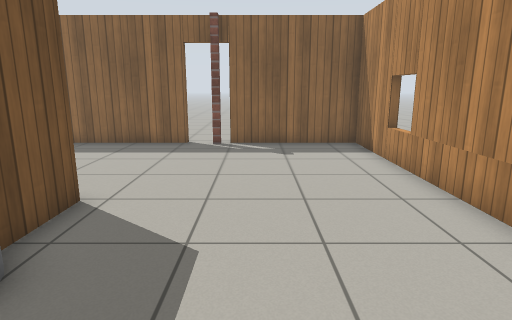
View 1 (above)

12 first-person views from a walk through a world built for the Gazebo simulator. The camera is 1.1 m above the floor, tilts 12° down and sees 75° across. The floor is counted in squares, 0.5 m on a side. Each view is taken from the middle of a square. On the plan, view 1 faces up. The plan holds only what a view shows up to about 18 squares ahead; the rest is blank. Gazebo's built-in surfaces are drawn with simple patterns.

View 2
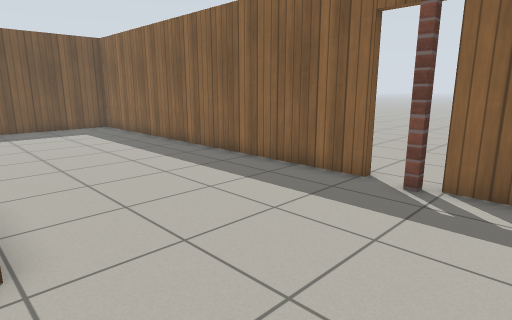

View 3
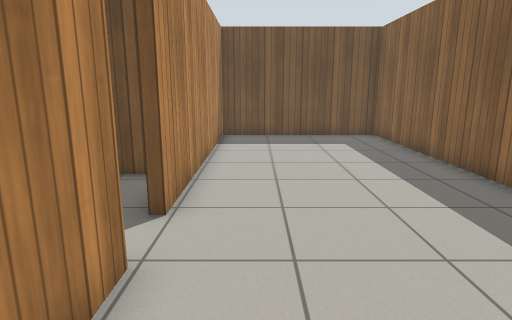

View 4
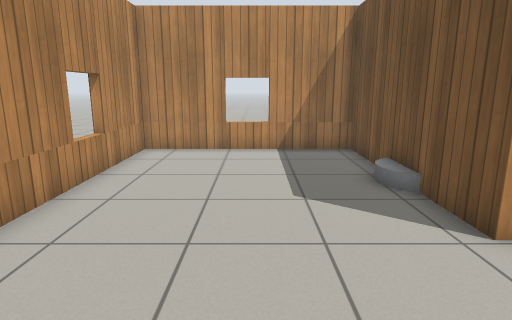

View 5
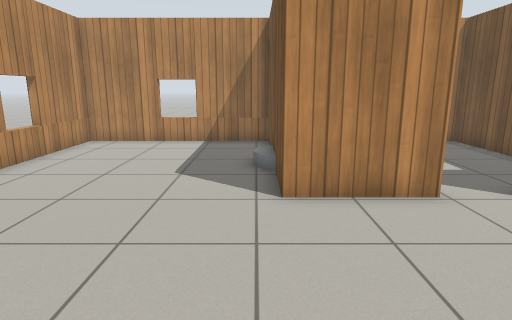

View 6
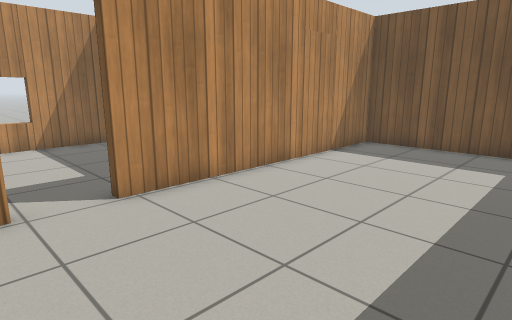

View 7
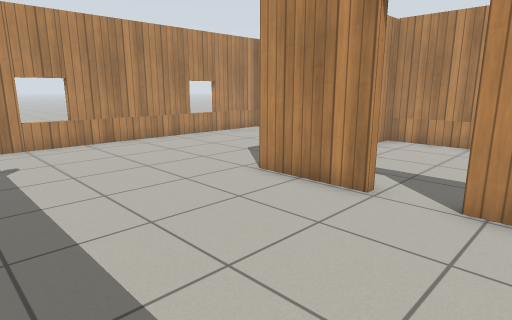

View 8
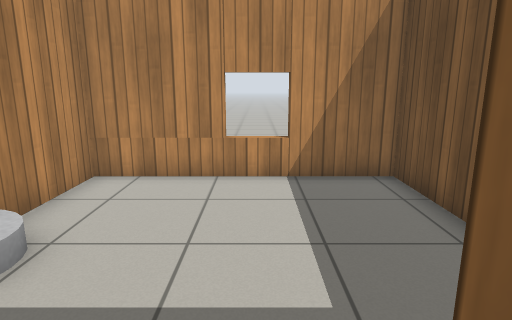

View 9
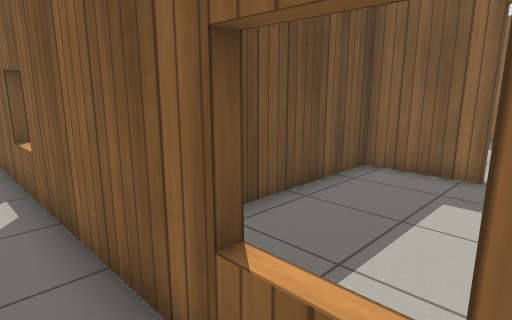

View 10
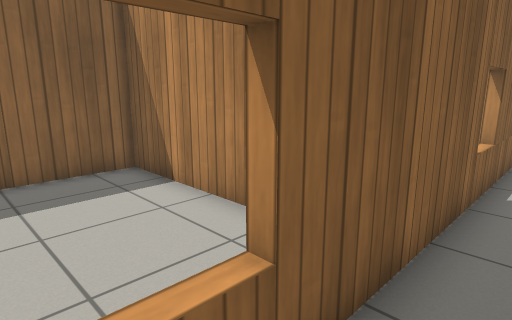

View 11
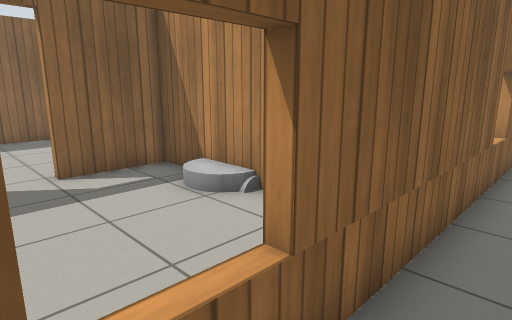

View 12
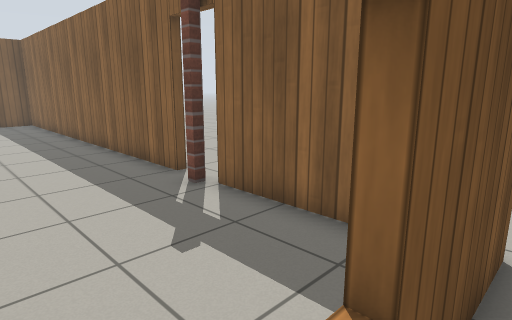

### Floor plan
Ten units are one square. View 1 is at (0, 0); x grows to the right and y downward. Boxes are objects, and circles mark ways between rooms. Rooms are numbered by the first view taken in them; rooms with no view inside come last. Other rooms are left out.
<svg viewBox="-205 -146 260 181">
<path fill="none" stroke="#000" d="M-68 -64 -35 -64 -35 13 42 13 42 -138 -11 -138M-28 -138 -192 -138 -192 -64 -86 -64M45 -141 45 -105M24 16 -125 16M-125 16 -184 16M-86 -61 -115 -61 -115 13 -38 13 -38 -61 -68 -61"/>
<rect x="-35" y="-35" width="10" height="10" fill="#bbb"><title>other object</title></rect>
<rect x="-55" y="-35" width="10" height="10" fill="#bbb"><title>other object</title></rect>
<circle cx="-15" cy="-140" r="3" fill="#2a7"/>
<circle cx="-75" cy="-60" r="3" fill="#2a7"/>
<circle cx="-120" cy="30" r="3" fill="#2a7"/>
<text x="-60" y="-80">1</text>
<text x="50" y="-70">2</text>
<text x="-200" y="-40">3</text>
<text x="-80" y="-20">4</text>
</svg>
Room 1 opens to room 2. Room 1 opens to room 4. Room 2 opens to room 3.

Where each view was taken, in squares from view 1:
view 1: 0 up, 0 right, facing up
view 2: 6 up, 1 right, facing up-left
view 3: 8 up, 3 left, facing left
view 4: 11 up, 0 right, facing down
view 5: 13 up, 3 left, facing down
view 6: 13 up, 6 left, facing down-left
view 7: 13 up, 10 left, facing down-right
view 8: 7 up, 8 left, facing down
view 9: 3 down, 7 left, facing up-left
view 10: 3 down, 16 left, facing up-right
view 11: 3 down, 9 left, facing up-right
view 12: 9 up, 5 right, facing up-left
